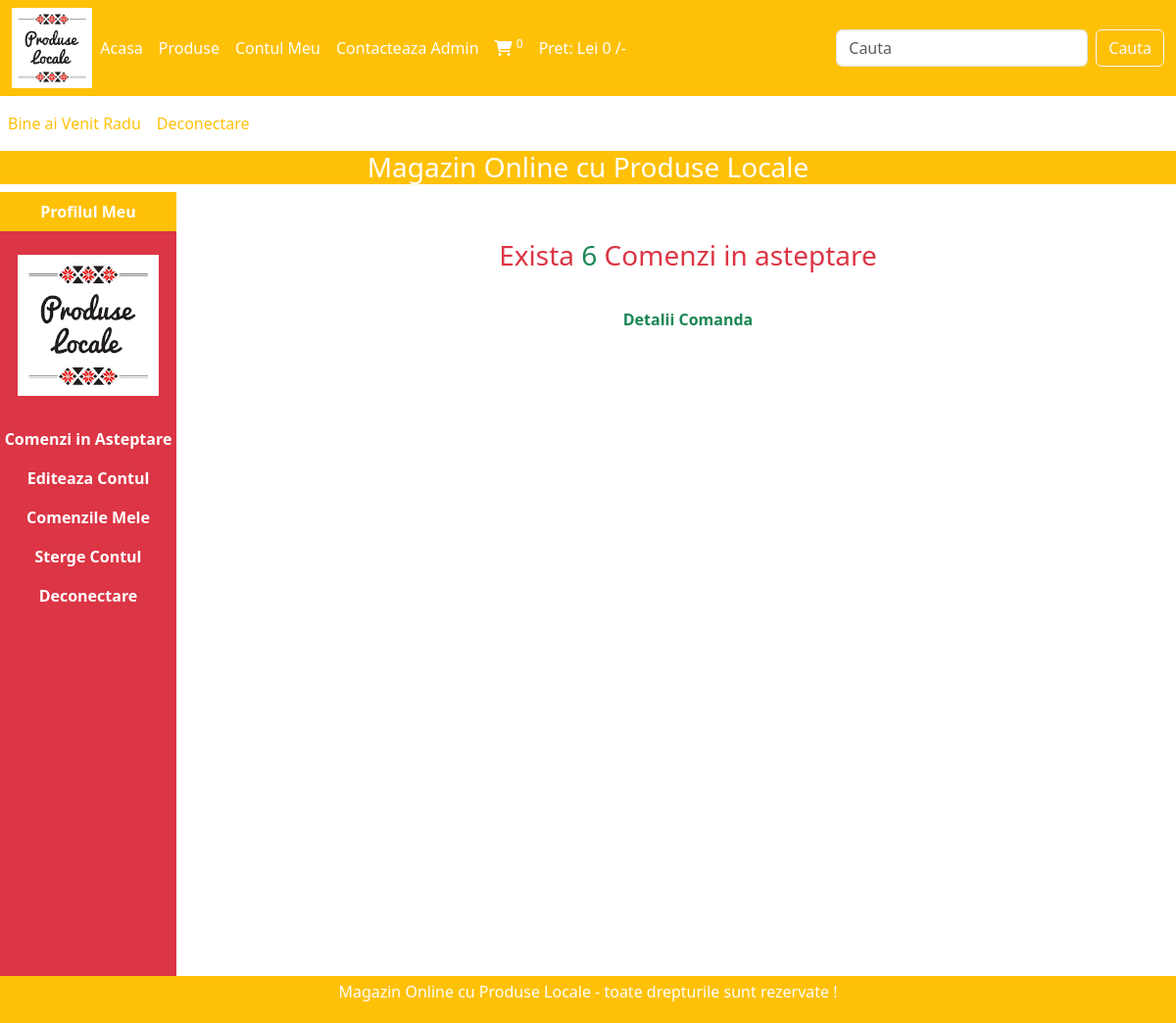
The app's page /Licenta2024/magazin_online/users_area/profile.php (signed in) with its own data.
### tables this page shows
CREATE TABLE `user_table` (
  `user_id` int(11) NOT NULL,
  `username` varchar(100) NOT NULL,
  `user_email` varchar(100) NOT NULL,
  `user_password` varchar(255) NOT NULL,
  `user_image` varchar(255) NOT NULL,
  `user_ip` varchar(100) NOT NULL,
  `user_address` varchar(255) NOT NULL,
  `user_mobile` varchar(20) NOT NULL
);

### Licenta2024/magazin_online/users_area/profile.php (the view, shortened to what this page needs)
<?php
include('../includes/connect.php');
include('../functions/common_function.php');
?>
<!DOCTYPE html>
<html lang="en">
<head>
    <link rel="stylesheet" href="https://cdn.jsdelivr.net/npm/bootstrap@4.4.1/dist/css/bootstrap.min.css">
    <link rel="stylesheet" href="https://cdn.jsdelivr.net/npm/bootstrap@5.3.2/dist/css/bootstrap.min.css">
    <link rel="stylesheet" href="https://cdnjs.cloudflare.com/ajax/libs/font-awesome/6.5.2/css/all.min.css">
    <link rel="stylesheet" href="#">
</head>
<body>
    <div class="container-fluid p-0">
         <nav class="navbar navbar-expand-lg navbar-warning bg-warning">
            <div class="container-fluid">
  <img src="../images/logo5.png" alt="" class="logo">
  <div class="collapse navbar-collapse" id="navbarSupportedContent">
    <ul class="navbar-nav me-auto mb-2 mb-lg-0">
      <li class="nav-item">
        <a class="nav-link active text-white" aria-current="page"
        href="../index.php"> Acasa </a>
      </li>
      <li class="nav-item">
        <a class="nav-link text-white" href="../display_all.php"> Produse </a>
      </li>
      <li class="nav-item">
        <a class="nav-link text-white" href="profile.php"
        > Contul Meu </a>
      </li>
      <li class="nav-item">
      <a class="nav-link text-white" href="contact.php"> Contacteaza Admin </a>
      </li>
      <li class="nav-item">
        <a class="nav-link text-white" href="../cart.php"> <i class="fa-solid
        fa-cart-shopping" aria-hidden="true"></i> <sup>
          <?php cart_item(); ?> </sup> </a>
      </li>
      <li class="nav-item">
        <a class="nav-link text-white" href="#"> Pret: <?php echo"Lei ".total_cart_price().""; ?> /- </a>
      </li>
    </ul>
    <form class="d-flex" action="../search_product.php" method="get">
      <input class="form-control me-2 text-warning" type="search" placeholder="Cauta"
      aria-label="Search" name="search_data">
      <input type="submit" value="Cauta" class="btn btn-outline-light"
      name="search_data_product">
    </form>
  </div>
  </div>
</nav>
    <nav class="navbar navbar-expand-lg navbar-dark bg-white text-warning">
      <ul class="navbar-nav me-auto">
    <?php
    if(!isset($_SESSION['username'])){
      echo"
        <li class='nav-item'>
          <a class='nav-link text-warning' href='#'> Bine ai Venit </a>
        </li> ";
      } else {
        echo "
        <li class='nav-item'>
        <a class='nav-link text-warning' href='#'> Bine ai Venit
        ".$_SESSION['username']."</a>
      </li> ";
      }
    if(!isset($_SESSION['username'])){
      echo"
      <li class='nav-item'>
          <a class='nav-link text-warning' href='../users_area/user_login.php'> Autentificare </a>
        </li> ";
      } else {
        echo "
        <li class='nav-item'>
        <a class='nav-link text-warning' href='../users_area/logout.php'> Deconectare </a>
      </li> ";
      }
    ?>
      </ul>
    </nav>
    <div class="bg-warning text-white">
      <h3 class="text-center"> Magazin Online cu Produse Locale </h3>
    </div>
     <div class="row">
        <div class="col-md-2 ">
            <ul class="navbar-nav bg-danger text-center"
            style="height: 100vh" >
                <li class="nav-item bg-warning">
                   <a class="nav-link text-white fw-bold" href="#">
                     Profilul Meu </a>
                </li>
                <?php
                $username = $_SESSION['username'];
                $user_image = "SELECT * FROM `user_table` WHERE
                username = '$username' ";
                $result_image = mysqli_query($con, $user_image);
                $row_image = mysqli_fetch_array($result_image);
                $user_image = $row_image['user_image'];
                echo "
                <li class='nav-item' >
                   <img src='./user_images/$user_image' class='profile_img
                   my-4' alt='' >
                </li>
                ";
                ?>
                <li class="nav-item">
                   <a class="nav-link text-white fw-bold" href="profile.php">
                     Comenzi in Asteptare </a>
                </li>
                <li class="nav-item">
                   <a class="nav-link text-white fw-bold" href="profile.php?edit_account">
                     Editeaza Contul </a>
                </li>
                <li class="nav-item">
                   <a class="nav-link text-white fw-bold" href="profile.php?my_orders">
                     Comenzile Mele </a>
                </li>
                <li class="nav-item">
                   <a class="nav-link text-white fw-bold" href="profile.php?delete_account">
                     Sterge Contul </a>
                </li>
                <li class="nav-item">
                   <a class="nav-link text-white fw-bold" href="logout.php">
                     Deconectare </a>
                </li>
            </ul>
        </div>
        <div class="col-md-10 text-center">
          <?php
            get_user_order_details();
          ?>
        </div>
     </div>
<?php include("../includes/footer.php") ?>
</div>
</body>
</body>
</html>

### Licenta2024/magazin_online/functions/common_function.php (shortened to what this page needs)
<?php
function getIPAddress() {
   if(!empty($_SERVER['HTTP_CLIENT_IP'])) {
              $ip = $_SERVER['HTTP_CLIENT_IP'];
      }
  elseif (!empty($_SERVER['HTTP_X_FORWARDED_FOR'])) {
              $ip = $_SERVER['HTTP_X_FORWARDED_FOR'];
   }
  else{
           $ip = $_SERVER['REMOTE_ADDR'];
   }
   return $ip;
}
      function cart_item() {
        global $con;
        $get_ip_add = getIPAddress();
        $select_query = "SELECT * FROM `cart_details` WHERE ip_address = '$get_ip_add'";
        $result_query = mysqli_query($con, $select_query);
        $count_cart_items = mysqli_num_rows($result_query);
        echo $count_cart_items;
      }
      function total_cart_price(){
        global $con;
        $get_ip_add = getIPAddress();
        $total_price = 0;
        $cart_query = "SELECT * FROM `cart_details` WHERE ip_address = '$get_ip_add'";
        $result = mysqli_query($con, $cart_query);
        return $total_price;
      }
    function get_user_order_details(){
      global $con;
      $username = $_SESSION['username'];
      $get_details = "SELECT * FROM `user_table` WHERE
      username = '$username' ";
      $result_query = mysqli_query($con, $get_details);
      while($row_query = mysqli_fetch_array($result_query)){
        $user_id = $row_query['user_id'];
        if(!isset($_GET['edit_account'])){
          if(!isset($_GET['my_orders'])){
            if(!isset($_GET['delete_account'])){
              $get_orders = "SELECT * FROM `user_orders` WHERE
              user_id = $user_id AND order_status = 'pending'";
              $result_orders_query = mysqli_query($con, $get_orders);
              $row_count = mysqli_num_rows($result_orders_query);
              if($row_count > 0){
                echo "<h3 class='text-center text-danger mt-5 mb-3'> Exista
                <span class='text-success'> $row_count </span> Comenzi in asteptare </h3>
                <p class='text-center my-2'> <a href='profile.php?my_orders' class='text-success fw-bold'
                style='text-decoration: none; margin-top: 20px; display: inline-block;'>
                 Detalii Comanda </a> </p>";
              } else {
                echo "<h3 class='text-center text-success mt-5 mb-3'> Nu exista nici o comanda in asteptare </h3>
                <p class='text-center my-2'> <a href='../index.php' class='text-dark'>
                 Vizualizeaza Produse </a> </p>";
              }
            }
          }
        }
      }
    }
?>

### Licenta2024/magazin_online/users_area/profile.php (style rules this page uses)
.logo { width: 7%; height: 7%; }
body { overflow-x: hidden; }
.profile_img { width: 80%; margin: auto; display: block; object-fit: contain; }

### records on screen
user_table: user_image (picture), row_count "6"

### other values on screen
$count_cart_items "0"
total_cart_price() "0"
$_SESSION['username'] "Radu"
